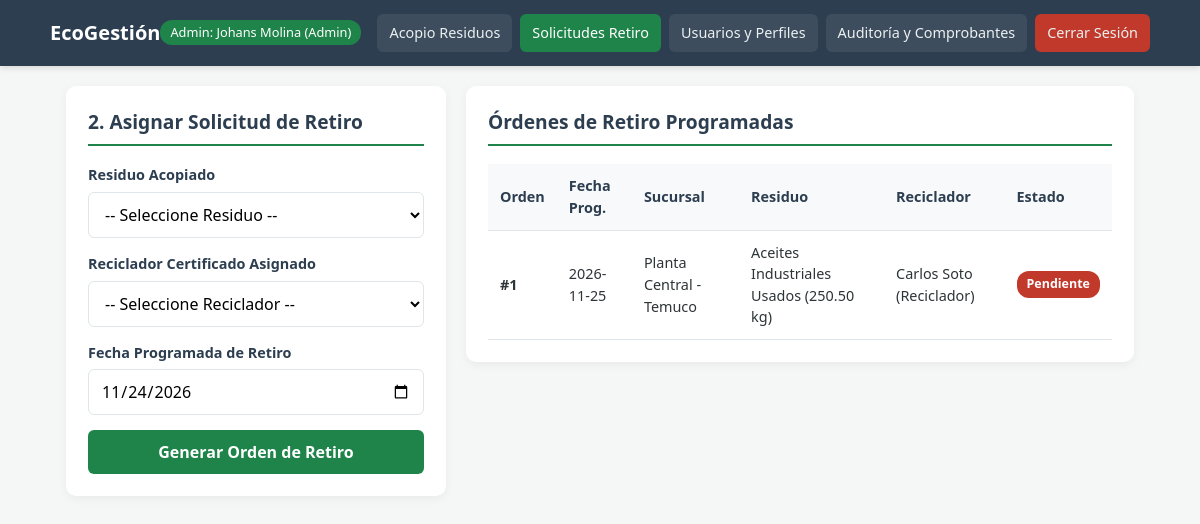
/solicitudes.php (signed in), run on the app's committed database.
### tables this page shows
CREATE TABLE IF NOT EXISTS `solicitud_retiro` (
  `id_solicitud` int(11) NOT NULL AUTO_INCREMENT,
  `fecha_prog` date NOT NULL,
  `estado` varchar(50) NOT NULL DEFAULT 'Pendiente',
  `id_residuo` int(11) NOT NULL,
  `id_usuario_reciclador` int(11) NOT NULL,
  PRIMARY KEY (`id_solicitud`),
  KEY `fk_solicitud_residuo` (`id_residuo`),
  KEY `fk_solicitud_reciclador` (`id_usuario_reciclador`),
  CONSTRAINT `fk_solicitud_residuo` FOREIGN KEY (`id_residuo`) REFERENCES `residuo` (`id_residuo`) ON DELETE RESTRICT ON UPDATE CASCADE,
  CONSTRAINT `fk_solicitud_reciclador` FOREIGN KEY (`id_usuario_reciclador`) REFERENCES `usuario` (`id_usuario`) ON DELETE RESTRICT ON UPDATE CASCADE
);

CREATE TABLE IF NOT EXISTS `sucursal` (
  `id_sucursal` int(11) NOT NULL AUTO_INCREMENT,
  `nombre_sucursal` varchar(100) NOT NULL,
  `direccion` varchar(200) NOT NULL,
  PRIMARY KEY (`id_sucursal`)
);

CREATE TABLE IF NOT EXISTS `categoria_residuo` (
  `id_categoria` int(11) NOT NULL AUTO_INCREMENT,
  `tipo_residuo` varchar(100) NOT NULL,
  `peligrosidad` varchar(50) NOT NULL,
  PRIMARY KEY (`id_categoria`)
);

CREATE TABLE IF NOT EXISTS `residuo` (
  `id_residuo` int(11) NOT NULL AUTO_INCREMENT,
  `peso_kg` decimal(10,2) NOT NULL,
  `fecha` date NOT NULL,
  `id_categoria` int(11) NOT NULL,
  `id_sucursal` int(11) NOT NULL,
  `id_usuario_registra` int(11) NOT NULL,
  PRIMARY KEY (`id_residuo`),
  KEY `fk_residuo_categoria` (`id_categoria`),
  KEY `fk_residuo_sucursal` (`id_sucursal`),
  KEY `fk_residuo_usuario` (`id_usuario_registra`),
  CONSTRAINT `fk_residuo_categoria` FOREIGN KEY (`id_categoria`) REFERENCES `categoria_residuo` (`id_categoria`) ON DELETE RESTRICT ON UPDATE CASCADE,
  CONSTRAINT `fk_residuo_sucursal` FOREIGN KEY (`id_sucursal`) REFERENCES `sucursal` (`id_sucursal`) ON DELETE RESTRICT ON UPDATE CASCADE,
  CONSTRAINT `fk_residuo_usuario` FOREIGN KEY (`id_usuario_registra`) REFERENCES `usuario` (`id_usuario`) ON DELETE RESTRICT ON UPDATE CASCADE
);

CREATE TABLE IF NOT EXISTS `usuario` (
  `id_usuario` int(11) NOT NULL AUTO_INCREMENT,
  `rut` varchar(12) NOT NULL,
  `nombre` varchar(100) NOT NULL,
  `password` varchar(255) NOT NULL,
  `id_perfil` int(11) NOT NULL,
  PRIMARY KEY (`id_usuario`),
  UNIQUE KEY `uk_usuario_rut` (`rut`),
  KEY `fk_usuario_perfil` (`id_perfil`),
  CONSTRAINT `fk_usuario_perfil` FOREIGN KEY (`id_perfil`) REFERENCES `perfil` (`id_perfil`) ON UPDATE CASCADE
);

### solicitudes.php (the view, shortened to what this page needs)
<?php
require_once 'conexion.php';
$solicitudes = $conn->query("
    SELECT sr.id_solicitud, sr.fecha_prog, sr.estado, r.peso_kg, c.tipo_residuo, s.nombre_sucursal, u.nombre AS reciclador
    FROM solicitud_retiro sr
    INNER JOIN residuo r ON sr.id_residuo = r.id_residuo
    INNER JOIN categoria_residuo c ON r.id_categoria = c.id_categoria
    INNER JOIN sucursal s ON r.id_sucursal = s.id_sucursal
    INNER JOIN usuario u ON sr.id_usuario_reciclador = u.id_usuario
    ORDER BY sr.id_solicitud DESC
");
?>
<!DOCTYPE html>
<html lang="es">
<head>
    <link rel="stylesheet" href="style.css">
</head>
<body>
    <nav class="navbar">
        <div class="nav-container">
            <div class="nav-brand">
                <h1>EcoGestión</h1>
                <span>Admin: <?= htmlspecialchars($_SESSION['nombre']) ?></span>
            </div>
            <div class="nav-links">
                <a href="dashboard.php">Acopio Residuos</a>
                <a href="solicitudes.php" class="active">Solicitudes Retiro</a>
                <a href="usuarios.php">Usuarios y Perfiles</a>
                <a href="auditoria.php">Auditoría y Comprobantes</a>
                <a href="logout.php" class="btn-salir">Cerrar Sesión</a>
            </div>
        </div>
    </nav>
    <div class="container grid-2">
        <div class="card">
            <h2>2. Asignar Solicitud de Retiro</h2>
            <form method="POST" action="solicitudes.php">
                <div class="form-group">
                    <label for="id_residuo">Residuo Acopiado</label>
                    <select id="id_residuo" name="id_residuo" required>
                        <option value="">-- Seleccione Residuo --</option>
                    </select>
                </div>
                <div class="form-group">
                    <label for="id_usuario_reciclador">Reciclador Certificado Asignado</label>
                    <select id="id_usuario_reciclador" name="id_usuario_reciclador" required>
                        <option value="">-- Seleccione Reciclador --</option>
                    </select>
                </div>
                <div class="form-group">
                    <label for="fecha_prog">Fecha Programada de Retiro</label>
                    <input type="date" id="fecha_prog" name="fecha_prog" value="<?= date('Y-m-d', strtotime('+1 day')) ?>" required>
                </div>
                <button type="submit" name="crear_solicitud" class="btn btn-primary">Generar Orden de Retiro</button>
            </form>
        </div>
        <div class="card">
            <h2>Órdenes de Retiro Programadas</h2>
            <div class="table-responsive">
                <table>
                    <thead>
                        <tr>
                            <th>Orden</th>
                            <th>Fecha Prog.</th>
                            <th>Sucursal</th>
                            <th>Residuo</th>
                            <th>Reciclador</th>
                            <th>Estado</th>
                        </tr>
                    </thead>
                    <tbody>
                        <?php while ($sol = $solicitudes->fetch_assoc()): ?>
                            <?php $clase_est = 'badge-' . str_replace(' ', '-', strtolower($sol['estado'])); ?>
                            <tr>
                                <td><strong>#<?= $sol['id_solicitud'] ?></strong></td>
                                <td><?= htmlspecialchars($sol['fecha_prog']) ?></td>
                                <td><?= htmlspecialchars($sol['nombre_sucursal']) ?></td>
                                <td><?= htmlspecialchars($sol['tipo_residuo']) ?> (<?= $sol['peso_kg'] ?> kg)</td>
                                <td><?= htmlspecialchars($sol['reciclador']) ?></td>
                                <td><span class="badge <?= $clase_est ?>"><?= htmlspecialchars($sol['estado']) ?></span></td>
                            </tr>
                        <?php endwhile; ?>
                    </tbody>
                </table>
            </div>
        </div>
    </div>
</body>
</html>

### style.css (style rules this page uses)
:root { --primary: #1e8449; --primary-hover: #145a32; --secondary: #2c3e50; --accent: #27ae60; --bg: #f4f7f6; --card-bg: #ffffff; --text: #2d3436; --muted: #636e72; --border: #dfe6e9; --danger: #c0392b; --warning: #d35400; --info: #2980b9; }
* { box-sizing: border-box; margin: 0; padding: 0; font-family: 'Segoe UI', Roboto, Helvetica, Arial, sans-serif; }
body { background-color: var(--bg); color: var(--text); line-height: 1.5; padding-bottom: 40px; }
.navbar { background-color: var(--secondary); color: #fff; padding: 14px 20px; box-shadow: 0 2px 6px rgba(0, 0, 0, 0.12); }
.nav-container { max-width: 1100px; margin: 0 auto; display: flex; flex-direction: column; gap: 12px; }
.nav-brand { display: flex; justify-content: space-between; align-items: center; }
.nav-brand h1 { font-size: 1.25rem; color: #fff; }
.nav-brand span { font-size: 0.8rem; background: var(--primary); padding: 3px 10px; border-radius: 12px; }
.nav-links { display: flex; flex-wrap: wrap; gap: 8px; }
.nav-links a { color: #ecf0f1; text-decoration: none; font-size: 0.9rem; padding: 8px 12px; border-radius: 6px; background-color: rgba(255, 255, 255, 0.08); transition: background 0.2s; }
.nav-links a:hover, .nav-links a.active { background-color: var(--primary); color: #fff; }
.nav-links a.btn-salir { background-color: var(--danger); margin-left: auto; }
.container { max-width: 1100px; margin: 20px auto; padding: 0 16px; display: grid; grid-template-columns: 1fr; gap: 20px; }
.card { background: var(--card-bg); padding: 22px; border-radius: 10px; box-shadow: 0 3px 10px rgba(0, 0, 0, 0.05); }
.card h2 { font-size: 1.2rem; color: var(--secondary); border-bottom: 2px solid var(--primary); padding-bottom: 8px; margin-bottom: 18px; }
.form-group { margin-bottom: 15px; }
label { display: block; font-weight: 600; font-size: 0.9rem; margin-bottom: 6px; color: var(--secondary); }
input[type="text"], input[type="password"], input[type="number"], input[type="date"], select { width: 100%; min-height: 44px; padding: 10px 12px; border: 1px solid var(--border); border-radius: 6px; font-size: 1rem; background-color: #fff; transition: border-color 0.2s; }
.btn { display: inline-block; width: 100%; min-height: 44px; padding: 10px 16px; border: none; border-radius: 6px; font-size: 1rem; font-weight: 600; cursor: pointer; text-align: center; text-decoration: none; transition: background 0.2s; }
.btn-primary { background-color: var(--primary); color: #fff; }
.table-responsive { width: 100%; overflow-x: auto; }
table { width: 100%; border-collapse: collapse; font-size: 0.9rem; }
th, td { padding: 11px 12px; text-align: left; border-bottom: 1px solid var(--border); }
th { background-color: #f8f9fa; color: var(--secondary); font-weight: 700; }
.badge { display: inline-block; padding: 4px 10px; border-radius: 12px; font-size: 0.78rem; font-weight: 700; color: #fff; }
.badge-alta, .badge-pendiente { background-color: var(--danger); }
@media (min-width: 768px) { .nav-container { flex-direction: row; justify-content: space-between; align-items: center; } }
@media (min-width: 768px) { .grid-2 { grid-template-columns: 380px 1fr; align-items: start; } }

### data on the page
solicitud_retiro: id_solicitud "1", fecha_prog "2026-11-25", sucursal.nombre_sucursal "Planta Central - Temuco", categoria_residuo.tipo_residuo "Aceites Industriales Usados", id_residuo.peso_kg "250.50", id_usuario_reciclador.nombre "Carlos Soto (Reciclador)", estado "Pendiente"

### other printed values
$_SESSION['nombre'] "Johans Molina (Admin)"
